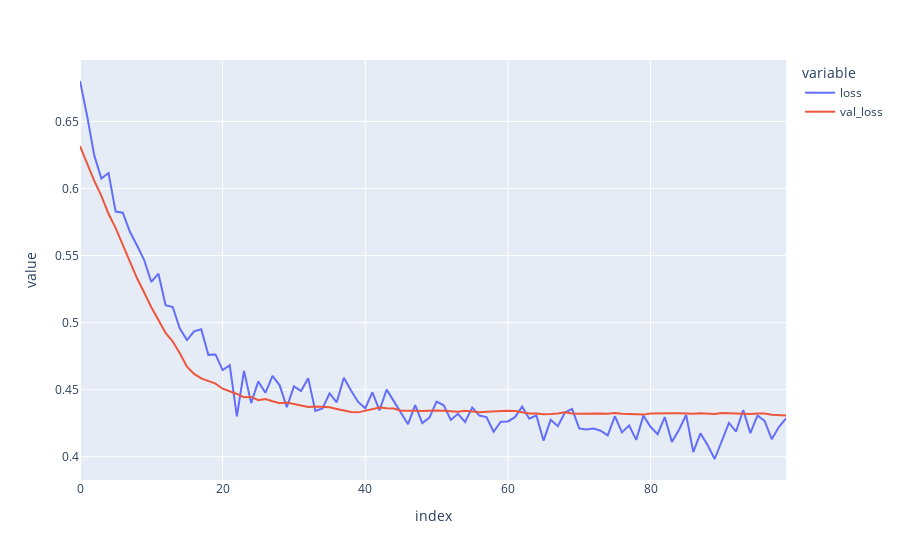

Source (notebook cell):
### Code cell
import plotly.express as px
fig = px.line({'loss': history.history['loss'], 'val_loss': history.history['val_loss']})
fig.show()
